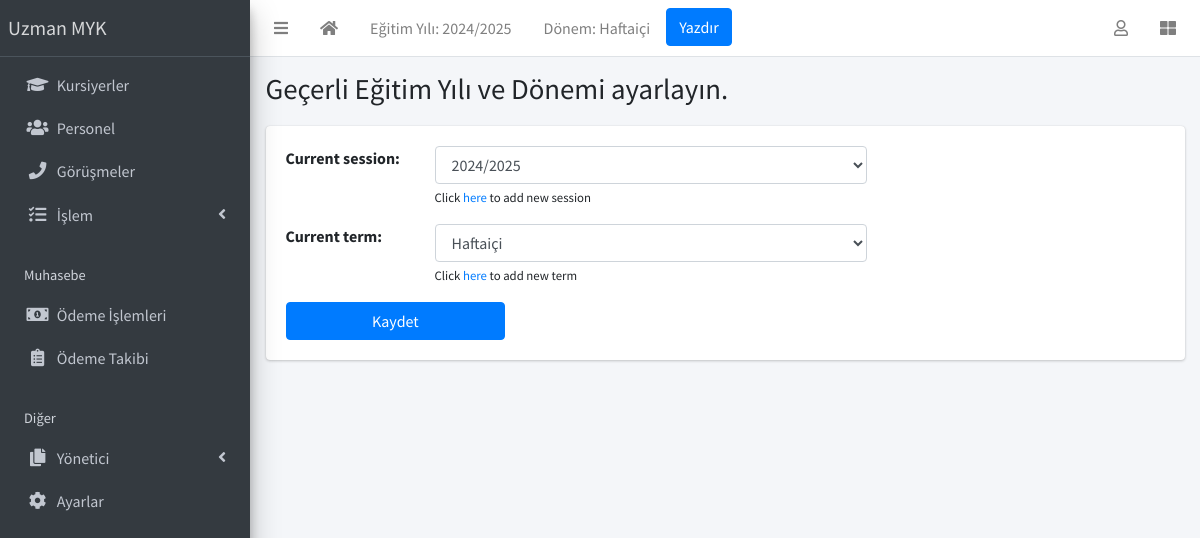
The app's page /current-session/ (signed in) with its own data.
### apps/corecode/models.py (models this page shows, shortened)
class AcademicSession(models.Model):
    name = models.CharField(max_length=200, unique=True, verbose_name = "Eğitim Yılı")
    current = models.BooleanField(default=True, verbose_name = "Aktif Eğitim Yılı")
    class Meta:
        ordering = ["-name"]
    def __str__(self):
        return self.name

class AcademicTerm(models.Model):
    name = models.CharField(max_length=20, unique=True, verbose_name = "Dönem")
    current = models.BooleanField(default=True, verbose_name = "Aktif Dönem")
    class Meta:
        ordering = ["name"]
    def __str__(self):
        return self.name

class SiteConfig(models.Model):
    key = models.SlugField()
    value = models.CharField(max_length=200)

### apps/corecode/views.py (the view, shortened to what this page needs)
class CurrentSessionAndTermView(LoginRequiredMixin, View):
    form_class = CurrentSessionForm
    template_name = "corecode/current_session.html"
    def get(self, request, *args, **kwargs):
        form = self.form_class(
            initial={
                "current_session": AcademicSession.objects.get(current=True),
                "current_term": AcademicTerm.objects.get(current=True),
            }
        )
        return render(request, self.template_name, {"form": form})

### apps/corecode/forms.py
class CurrentSessionForm(forms.Form):
    current_session = forms.ModelChoiceField(
        queryset=AcademicSession.objects.all(),
        help_text='Click <a href="/session/create/?next=current-session/">here</a> to add new session',
    )
    current_term = forms.ModelChoiceField(
        queryset=AcademicTerm.objects.all(),
        help_text='Click <a href="/term/create/?next=current-session/">here</a> to add new term',
    )

### apps/corecode/context_processors.py (called while the page is built)
def site_defaults(request):
    current_session = AcademicSession.objects.get(current=True)
    current_term = AcademicTerm.objects.get(current=True)
    vals = SiteConfig.objects.all()
    contexts = {
        "current_session": current_session.name,
        "current_term": current_term.name,
    }
    for val in vals:
        contexts[val.key] = val.value
    return contexts

### apps/corecode/templates/corecode/current_session.html (shortened to what this page needs)
{% extends 'base.html' %}
{% load widget_tweaks %}
{% block title %}
Geçerli Eğitim Yılı ve Dönemi ayarlayın.
{% endblock title %}
{% block content %}
<form method="POST">
  <div class="mb-3">
    {% for field in form %}
    <div class="form-group row">
      <div class="col-2">{{ field.label_tag}}</div>
      <div class="col-6">
        {{ field | add_class:"form-control"}}
        <span class="small">{{ field.help_text |safe}}</span>
      </div>
    </div>
    {% endfor %}
  </div>
  <input type="submit" value="Kaydet" class="w-25 btn btn-primary">
</form>
{% endblock content %}

### templates/base.html (shortened to what this page needs)
{% load static %}
<!DOCTYPE html>
<html lang="tr">
<head>
  <link rel="stylesheet" href="{% static 'plugins/fontawesome-free/css/all.min.css' %}">
  <link rel="stylesheet" href="{% static 'plugins/toastr/toastr.min.css' %}">
  <link rel="stylesheet"
    href="{% static 'plugins/overlayScrollbars/css/OverlayScrollbars.min.css' %}">
  <link rel="stylesheet" href="{% static 'plugins/Datatables/datatables.min.css' %}" />
  <link rel="stylesheet" href="{% static 'dist/css/adminlte.min.css' %}">
</head>
<body
  class="hold-transition sidebar-mini layout-fixed layout-navbar-fixed layout-footer-fixed">
  <div class="wrapper">
    <nav class="main-header navbar navbar-expand navbar-white navbar-light">
      <ul class="navbar-nav">
        <li class="nav-item">
          <a class="nav-link" data-widget="pushmenu" href="#" role="button"><i
              class="fas fa-bars"></i></a>
        </li>
        <li class="nav-item d-none d-sm-inline-block">
          <a href="{% url 'home' %} " class="nav-link"><i class="fa fa-home"></i></a>
        </li>
        <li class="nav-item d-none d-sm-inline-block">
          <a href="{% url 'current-session' %}" class="nav-link">Eğitim Yılı: {{ current_session }}</a>
        </li>
        <li class="nav-item d-none d-sm-inline-block">
          <a href="{% url 'current-session' %}" class="nav-link">Dönem: {{ current_term }}</a>
        </li>
        <li class="nav-item d-none d-sm-inline-block">
          <button onclick="window.print()" class="btn btn-primary">Yazdır</button>
        </li>
      </ul>
      <ul class="navbar-nav ml-auto">
        <li class="nav-item dropdown">
          <a class="nav-link" data-toggle="dropdown" href="#">
            <i class="far fa-user"></i>
          </a>
        </li>
        <li class="nav-item">
          <a class="nav-link" data-widget="control-sidebar" data-slide="true"
            href="#" role="button"><i class="fas fa-th-large"></i></a>
        </li>
      </ul>
    </nav>
    <aside class="main-sidebar sidebar-dark-primary elevation-4">
      <a href="{% url 'home' %}" class="brand-link">{{ school_name | default:"MySchool" }}</a>
      <div class="sidebar">
        <nav class="mt-2">
          <ul class="nav nav-pills nav-sidebar flex-column"
            data-widget="treeview" role="menu" data-accordion="false">
            <li class="nav-item">
              <a href="{% url 'student-list' %}" class="nav-link">
                <i class="nav-icon fas fa-graduation-cap"></i>
                <p>
                  Kursiyerler
                </p>
              </a>
            </li>
            <li class="nav-item">
              <a href="{% url 'staff-list' %}" class="nav-link">
                <i class="nav-icon fas fa-users"></i>
                <p>
                  Personel
                </p>
              </a>
            </li>
            <li class="nav-item">
              <a href="{% url 'call-list' %}" class="nav-link">
                <i class="nav-icon fas fa-phone"></i>
                <p>
                  Görüşmeler
                </p>
              </a>
            </li>
            <li class="nav-item has-treeview">
              <a href="#" class="nav-link">
                <i class="nav-icon fas fa-tasks"></i>
                <p>
                  İşlem
                  <i class="right fas fa-angle-left"></i>
                </p>
              </a>
            </li>
            <li class="nav-header">Muhasebe</li>
            <li class="nav-item">
              <a href="{% url 'invoice-list' %}" class="nav-link">
                <i class="nav-icon fas fa-money-bill-alt"></i>
                <p>
                  Ödeme İşlemleri
                </p>
              </a>
            </li>
            <li class="nav-item">
              <a href="{% url 'invoice-takip' %}" class="nav-link">
                <i class="nav-icon fas fa-clipboard-list"></i>
                <p>
                  Ödeme Takibi
                </p>
              </a>
            </li>
            <li class="nav-header">Diğer</li>
            <li class="nav-item has-treeview">
              <a href="#" class="nav-link">
                <i class="nav-icon fas fa-copy"></i>
                <p>
                  Yönetici
                  <i class="fas fa-angle-left right"></i>
                </p>
              </a>
            </li>
            <li class="nav-item">
              <a href="{% url 'configs' %}" class="nav-link">
                <i class="nav-icon fas fa-cog"></i>
                <p>
                  Ayarlar
                </p>
              </a>
            </li>
          </ul>
        </nav>
      </div>
    </aside>
    <div class="content-wrapper">
      <section class="content-header">
        <div class="container-fluid">
          <div class="row mb-1">
            <div class="col-sm-8">
              <h1>{% block title %}{% endblock title %}</h1>
            </div>
            <div class="col-sm-4">
            </div>
          </div>
        </div>
      </section>
      <section class="content">
        <div class="container-fluid">
          <div class="row">
            <div class="col-md-12">
              {% block fullcard %}
              <div class="card">
                <div class="card-body">
                  <div class="row">
                    <div class="col">
                      {% block content %}
                      {% endblock content %}
                    </div>
                  </div>
                </div>
              </div>
              {% endblock fullcard %}
            </div>
          </div>
        </div>
      </section>
    </div>
  </div>
</body>
</html>

### records on screen
AcademicSession: name "2024/2025"
AcademicTerm: name "Haftaiçi"
SiteConfig: value "Uzman MYK"

### other values on screen
{{ field.label_tag }} "Current session:" "Current term:"
{{ field.help_text |safe }} "Click here to add new session" "Click here to add new term"
